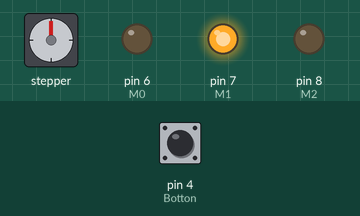
Simulated run of this sketch. Board: Arduino Uno, built with avr-gcc and run on an emulated ATmega328P. On the bench: stepper motor, output pins drawn as LEDs (lit = HIGH). Inputs (shaded band) come from the test bench; at power-on: pin 4 (Botton) LOW. Stepper angles assume 200 steps per turn.

Above: at 1.2 s.
1.3 s: pin 4 (Botton) pulled HIGH for 0.15 s
At 2.0 s:
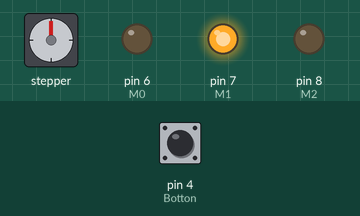
4.4 s: pin 4 (Botton) pulled HIGH for 1 s
8.4 s: pin 4 (Botton) pulsed HIGH 2 times (0.12 s each, 0.3 s apart)
At 9.9 s:
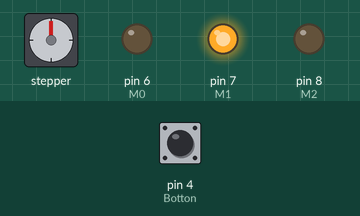
15.0 s: pin 4 (Botton) pulled HIGH for 3.2 s
21.2 s: pin 4 (Botton) pulled HIGH for 1 s
Timing chart, 0 to 36.1 s (numbered marks = the images above; inputs shaded):
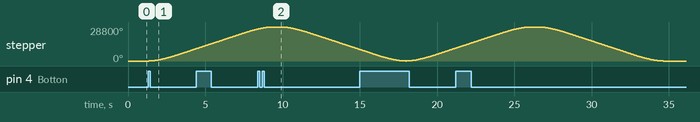

The sketch:

Stepper_pulsante.ino
```cpp
#include <AccelStepper.h>

const int Step_pin = 2;
const int Dir_pin = 3;

const int Botton = 4;

const int M0 = 6;
const int M1 = 7;
const int M2 = 8;

const int stepsPerRevolution = 200;

AccelStepper stepper(AccelStepper::DRIVER, Step_pin, Dir_pin);

void setup() {
  // put your setup code here, to run once:
  pinMode(M0, OUTPUT);
  pinMode(M1, OUTPUT);
  pinMode(M2, OUTPUT);

  pinMode(Botton, INPUT);

  digitalWrite(M0, LOW);
  digitalWrite(M1, HIGH);
  digitalWrite(M2, LOW);

  float MaxRPM = 360;
  float Max_speed = stepsPerRevolution * MaxRPM * 4 / 60;
  stepper.setMaxSpeed(Max_speed);

  float Accel = 500;
  float Accel_step = Accel * stepsPerRevolution / 60;
  stepper.setAcceleration(3000);

  stepper.setCurrentPosition(0);
}

void loop() {
  // put your main code here, to run repeatedly:

  if (digitalRead(Botton) == HIGH) {
    stepper.move(16000);

    while (stepper.distanceToGo() != 0) {
    stepper.run();}

    delay(500);

    stepper.move(-16000);

    while (stepper.distanceToGo() != 0) {
    stepper.run();}
  }

  delay(20);
}
```

Measured:
- after the input at 1.3 s, stepper: keeps turning clockwise at about 3399°/s, starting at once
